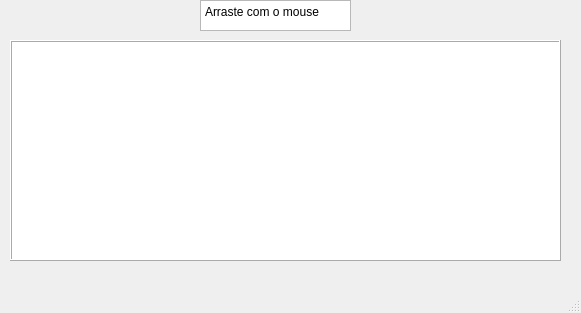
<?xml version="1.0" encoding="UTF-8"?>
<ui version="4.0">
 <class>MainWindow</class>
 <widget class="QMainWindow" name="MainWindow">
  <property name="geometry">
   <rect>
    <x>0</x>
    <y>0</y>
    <width>581</width>
    <height>313</height>
   </rect>
  </property>
  <property name="windowTitle">
   <string>MainWindow</string>
  </property>
  <widget class="QWidget" name="centralwidget">
   <widget class="Meu_frame" name="meuFrame">
    <property name="geometry">
     <rect>
      <x>10</x>
      <y>40</y>
      <width>551</width>
      <height>221</height>
     </rect>
    </property>
    <property name="styleSheet">
     <string notr="true">background-color: white;</string>
    </property>
    <property name="frameShape">
     <enum>QFrame::Shape::Box</enum>
    </property>
    <property name="frameShadow">
     <enum>QFrame::Shadow::Raised</enum>
    </property>
   </widget>
   <widget class="QTextEdit" name="textEdit">
    <property name="geometry">
     <rect>
      <x>200</x>
      <y>0</y>
      <width>151</width>
      <height>31</height>
     </rect>
    </property>
    <property name="html">
     <string>&lt;!DOCTYPE HTML PUBLIC &quot;-//W3C//DTD HTML 4.0//EN&quot; &quot;http://www.w3.org/TR/REC-html40/strict.dtd&quot;&gt;
&lt;html&gt;&lt;head&gt;&lt;meta name=&quot;qrichtext&quot; content=&quot;1&quot; /&gt;&lt;meta charset=&quot;utf-8&quot; /&gt;&lt;style type=&quot;text/css&quot;&gt;
p, li { white-space: pre-wrap; }
hr { height: 1px; border-width: 0; }
li.unchecked::marker { content: &quot;\2610&quot;; }
li.checked::marker { content: &quot;\2612&quot;; }
&lt;/style&gt;&lt;/head&gt;&lt;body style=&quot; font-family:'Segoe UI'; font-size:9pt; font-weight:400; font-style:normal;&quot;&gt;
&lt;p style=&quot; margin-top:0px; margin-bottom:0px; margin-left:0px; margin-right:0px; -qt-block-indent:0; text-indent:0px;&quot;&gt;Arraste com o mouse&lt;/p&gt;&lt;/body&gt;&lt;/html&gt;</string>
    </property>
   </widget>
  </widget>
  <widget class="QMenuBar" name="menubar">
   <property name="geometry">
    <rect>
     <x>0</x>
     <y>0</y>
     <width>581</width>
     <height>25</height>
    </rect>
   </property>
  </widget>
  <widget class="QStatusBar" name="statusbar"/>
  <action name="actionOp1">
   <property name="text">
    <string>Op1</string>
   </property>
  </action>
  <action name="actionOp1_2">
   <property name="text">
    <string>Op1</string>
   </property>
  </action>
 </widget>
 <customwidgets>
  <customwidget>
   <class>Meu_frame</class>
   <extends>QFrame</extends>
   <header location="global">meu_frame.h</header>
   <container>1</container>
   <slots>
    <signal>muda()</signal>
   </slots>
  </customwidget>
 </customwidgets>
 <resources/>
 <connections/>
</ui>
